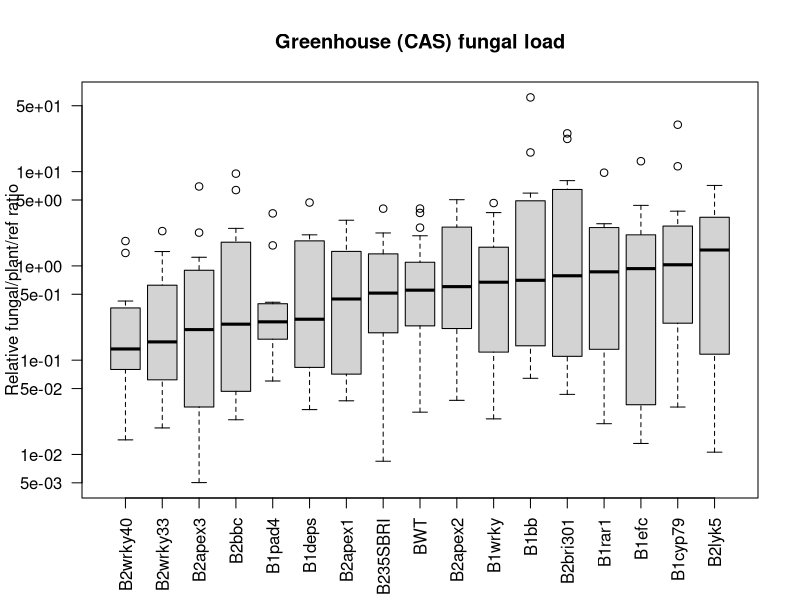

The R source for this figure:



tab=read.csv("week_5_ratio_S3_e.txt",header=T)

dev.new(width=7.520362 , height=6.000000)

xx=by(tab[,4],tab[,5],median)
zz=order(xx)
aa=c(1:17)
new_ord=match(aa,zz)
boxplot(tab[,4]~tab[,5],las=2,log="y",at=new_ord,xlab="",ylab="Relative fungal/plant/ref ratio",main="Greenhouse (CAS) fungal load")


#stat testing

kruskal.test(tab[,4]~tab[,5])

### no more testing, since NS

